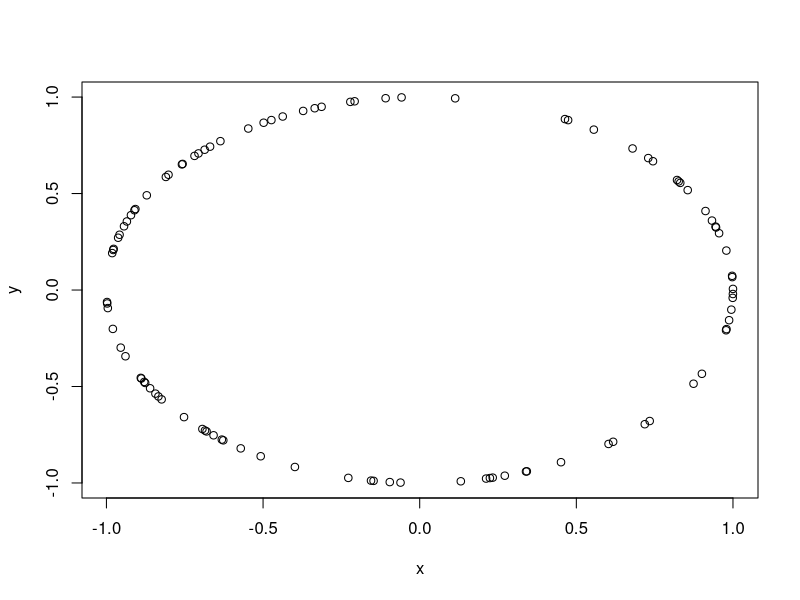
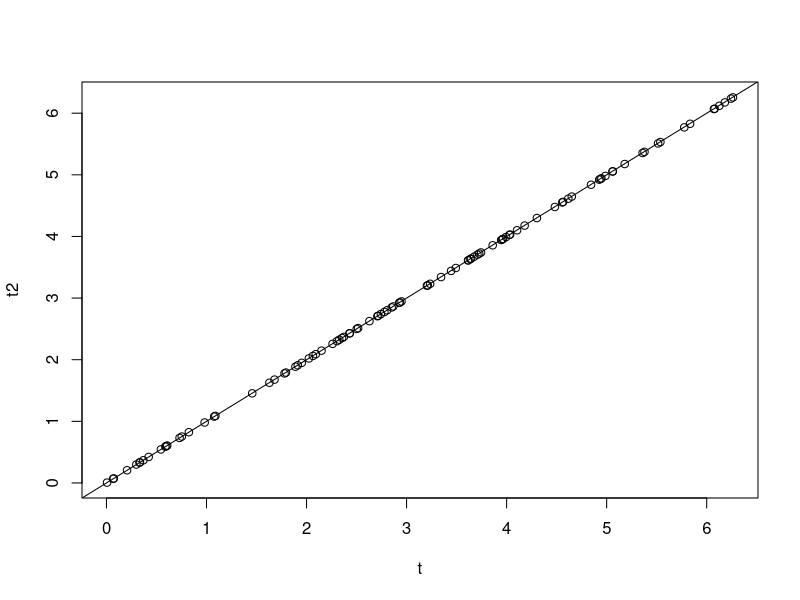

The R script that drew these images, in order: (Note: this script raises an error after producing the figures.)
num.sim=100
set.seed(111)
#curve
t<-runif(num.sim, 0, pi*2)
t<-sort(t)
x<-cos(t)
y<-sin(t)
xy<-cbind(x, y)
plot(x, y)
#line segment approximation
t2<-NULL
for ( j in 2:length(t)){
  t2[j-1]<-sqrt((abs(x[j]-x[j-1]))^2+(abs(y[j]-y[j-1]))^2)
}
t2<-cumsum(c(t[1],t2))
#t2<-(t2-mean(t2))/sqrt(var(t2))
#t<-(t-mean(t))/sqrt(var(t))
plot(t,t2)
abline(c(0,1))
#variance of the response variable
distance<-abs(outer(t ,t,"-"))
tau.p<-0.1
sigma.p<-1
vv2<-sigma.p*exp(-1*distance)
beta.p<-0
#simulation fo the response variable
z<-NULL
x0<-rep(1,num.sim)
set.seed(111)
z<-rmvnorm(1, beta.p%*%t(cbind(x0)),vv2+tau.p*diag(num.sim) )
#Variogram to get initial values for the full model and fixed values for the simplified model
curve<-data.frame(t(z))
vario <- variog(coords = cbind(t, rep(0,num.sim)), data = curve)
initial.values <-expand.grid(seq(0,1,l=5), seq(0,1,l=5))
fit <- variofit(vario, ini.cov.pars = initial.values,  cov.model = "exponential")
sigma<-fit$cov.pars[1]
phi<-fit$cov.pars[2]
tau<-fit$nugget
alpha <- tau/fit$cov.pars[1]
dev.off()
plot(vario)
lines(fit)
#Variogram to get initial values for the simple kriging
curve<-data.frame(t(z))
varios <- variog(coords = cbind(x, y), data = curve)
fits <- variofit(varios, ini.cov.pars = initial.values,  cov.model = "exponential")
sigmas<-fits$cov.pars[1]
phis<-fits$cov.pars[2]
taus<-fits$nugget+0.01
alphas <- taus/fits$cov.pars[1]
dev.off()
plot(varios)
lines(fits)
#prior distributions parameters for beta and sigma
p<-1
beta.prior.mean <- as.matrix(rep(0, times=p))
beta.prior.precision <- matrix(0, nrow=p, ncol=p)
sigma.sq.prior.shape <- 2
sigma.sq.prior.rate <-2
#choose the training and hold out samples
test<-seq(1,num.sim,4)
train<-(seq(1,num.sim,1)[-test])
n1<-length(train)
n2<-length(test)
#arc length model 2a
exact1 <- bayesGeostatExact(z[train]~1, n.samples=n.samples,
                            beta.prior.mean=beta.prior.mean,
                            beta.prior.precision=beta.prior.precision,
                            coords=cbind(t[train], rep(0,n1)), phi=phi, alpha=alpha,
                            sigma.sq.prior.shape=sigma.sq.prior.shape,
                            sigma.sq.prior.rate=sigma.sq.prior.rate)
#line segment approximation model 2b
exact2 <- bayesGeostatExact(z[train]~1, n.samples=n.samples,
                            beta.prior.mean=beta.prior.mean,
                            beta.prior.precision=beta.prior.precision,
                            coords=cbind(t2[train], rep(0,n1)), phi=phi, alpha=alpha,
                            sigma.sq.prior.shape=sigma.sq.prior.shape,
                            sigma.sq.prior.rate=sigma.sq.prior.rate)
exactsimple <- bayesGeostatExact(z[train]~1, n.samples=n.samples,
                                 beta.prior.mean=beta.prior.mean,
                                 beta.prior.precision=beta.prior.precision,
                                 coords=cbind(x[train], y[train]), phi=phis, alpha=alphas,
                                 sigma.sq.prior.shape=sigma.sq.prior.shape,
                                 sigma.sq.prior.rate=sigma.sq.prior.rate)
print(summary(exact1$p.samples))
print(summary(exact2$p.samples))
print(summary(exactsimple$p.samples))

beta02a<-(exact1$p.samples[,1])
sigma2a<-(exact1$p.samples[,2])
tau2a<-(exact1$p.samples[,3])
beta02b<-(exact2$p.samples[,1])
sigma2b<-(exact2$p.samples[,2])
tau2b<-(exact2$p.samples[,3])
beta0s<-(exactsimple$p.samples[,1])
sigmas<-(exactsimple$p.samples[,2])
taus<-(exactsimple$p.samples[,3])
#Predictoin using test sample model 2a
tpt<-c(t[train],t[test])
dista<-abs(outer(tpt,tpt,"-"))
v2<-vv.p2<-muhat2<-yhat<-uarc<-larc<-vector("list")
for(i in 1:n.samples){
  v2[[i]]<-sigma2a[i]*exp(-phi*dista)+tau2a[i]*diag(n1+n2)
  vv.p2[[i]]<- v2[[i]][(n1+1):(n2+n1), (n1+1):(n2+n1)]-(v2[[i]][(n1+1):(n2+n1), 1:n1])%*%
    chol2inv(chol(v2[[i]][1:n1,1:n1]))%*%(t(v2[[i]][(n1+1):(n2+n1), 1:n1]))
  muhat2[[i]]<-t(beta02a[i]%*%t(rep(1, (n2))))+(v2[[i]][(n1+1):(n2+n1), 1:n1])%*%
    chol2inv(chol(v2[[i]][1:n1,1:n1]))%*%t((t(z[train])-beta02a[i]%*%t(x0[1:n1])))
  set.seed(i)
  yhat[[i]]<-rmvnorm(1,muhat2[[i]],round(vv.p2[[i]],5))
  uarc[[i]]<-yhat[[i]]+1.96*sqrt(diag(vv.p2[[i]]))
  larc[[i]]<-yhat[[i]]-1.96*sqrt(diag(vv.p2[[i]]))
}
yhat.mat<-matrix(unlist(yhat), nrow=n.samples, ncol=n2, byrow=T)
uarc.mat<-matrix(unlist(uarc), nrow=n.samples, ncol=n2, byrow=T)
larc.mat<-matrix(unlist(larc), nrow=n.samples, ncol=n2, byrow=T)

predarc<-upperarc<-lowerarc<-NULL
for (i in 1:n2){
  predarc[i]<-mean(yhat.mat[,i])
  upperarc[i]<-mean(uarc.mat[,i])
  lowerarc[i]<-mean(larc.mat[,i])
}

#prediction test data model 2b
tp<-c(t2[train],t2[test])
distb<-abs(outer(tp,tp,"-"))
v<-vv.p<-muhat<-yhat2<-uline<-lline<-vector("list")
for(i in 1:n.samples){
  v[[i]]<-sigma2b[i]*exp(-phi*distb)+tau2b[i]*diag(n1+n2)
  vv.p[[i]]<- v[[i]][(n1+1):(n2+n1), (n1+1):(n2+n1)]-(v[[i]][(n1+1):(n2+n1), 1:n1])%*%
    chol2inv(chol(v[[i]][1:n1,1:n1]))%*%(t(v[[i]][(n1+1):(n2+n1), 1:n1]))
  muhat[[i]]<-t(beta02b[i]%*%t(rep(1, (n2))))+(v[[i]][(n1+1):(n2+n1), 1:n1])%*%
    chol2inv(chol(v[[i]][1:n1,1:n1]))%*%t((t(z[train])-beta02b[i]%*%t(x0[1:n1])))
  set.seed(i)
  yhat2[[i]]<-rmvnorm(1,muhat[[i]],vv.p[[i]])
  uline[[i]]<-yhat2[[i]]+1.96*sqrt(diag(vv.p[[i]]))
  lline[[i]]<-yhat2[[i]]-1.96*sqrt(diag(vv.p[[i]]))
}
yhatline.mat<-matrix(unlist(yhat2), nrow=n.samples, ncol=n2, byrow=T)
uline.mat<-matrix(unlist(uline), nrow=n.samples, ncol=n2, byrow=T)
lline.mat<-matrix(unlist(lline), nrow=n.samples, ncol=n2, byrow=T)

predline<-upperline<-lowerline<-NULL
for (i in 1:n2){
  predline[i]<-mean(yhatline.mat[,i])
  upperline[i]<-mean(uline.mat[,i])
  lowerline[i]<-mean(lline.mat[,i])
  
}

#prediction test data model simple
dist<-as.matrix(dist(data.frame(cbind(x,y)),upper=TRUE, diag=TRUE,method="euclidean"))
v<-vv.p<-muhat<-yhat2<-uline<-lline<-vector("list")
for(i in 1:n.samples){
  v[[i]]<-sigmas[i]*exp(-phis*dist)+taus[i]*diag(n1+n2)
  vv.p[[i]]<- v[[i]][(n1+1):(n2+n1), (n1+1):(n2+n1)]-(v[[i]][(n1+1):(n2+n1), 1:n1])%*%
    chol2inv(chol(v[[i]][1:n1,1:n1]))%*%(t(v[[i]][(n1+1):(n2+n1), 1:n1]))
  muhat[[i]]<-t(beta0s[i]%*%t(rep(1, (n2))))+(v[[i]][(n1+1):(n2+n1), 1:n1])%*%
    chol2inv(chol(v[[i]][1:n1,1:n1]))%*%t((t(z[train])-beta0s[i]%*%t(x0[1:n1])))
  set.seed(i)
  yhat2[[i]]<-rmvnorm(1,muhat[[i]],vv.p[[i]])
  uline[[i]]<-yhat2[[i]]+1.96*sqrt(diag(vv.p[[i]]))
  lline[[i]]<-yhat2[[i]]-1.96*sqrt(diag(vv.p[[i]]))
}
yhatline.mats<-matrix(unlist(yhat2), nrow=n.samples, ncol=n2, byrow=T)
uline.mats<-matrix(unlist(uline), nrow=n.samples, ncol=n2, byrow=T)
lline.mats<-matrix(unlist(lline), nrow=n.samples, ncol=n2, byrow=T)

predlines<-upperlines<-lowerlines<-NULL
for (i in 1:n2){
  predlines[i]<-mean(yhatline.mats[,i])
  upperlines[i]<-mean(uline.mats[,i])
  lowerlines[i]<-mean(lline.mats[,i])
  
}

plotCI(z[test], predline,ui=upperline, li=lowerline)
abline(0,1)
plotCI(z[test], predarc,ui=upperarc, li=lowerarc)
abline(0,1)
plotCI(z[test], predlines,ui=upperlines, li=lowerlines)
abline(0,1)
#Full hierarchical models 1a and 1b 
starting <- list("phi"=phi, "sigma.sq"=sigma, "tau.sq"=tau)
tuning <- list("phi"=0.1, "sigma.sq"=0.1, "tau.sq"=0.1)
priors.1 <- list("beta.Norm"=list(rep(0,p), diag(1000,p)),
                 "phi.Unif"=c(1, 3/0.1), "sigma.sq.IG"=c(2,2),
                 "tau.sq.IG"=c(2, 2))
#model 1a
sp.exact1 <-spLM(z[train]~1,
                 coords=cbind(t[train], rep(0,n1)), tuning=tuning, starting=starting, n.samples=n.samples,
                 priors=priors.1,cov.model="exponential")
#model 1b
sp.exact2 <-spLM(z[train]~1,
                 coords=cbind(t2[train], rep(0,n1)), tuning=tuning, starting=starting, n.samples=n.samples,
                 priors=priors.1,cov.model="exponential")
sp.exactsimple <-spLM(z[train]~1,
                      coords=cbind(x[train], y[train]), tuning=tuning, starting=starting, n.samples=n.samples,
                      priors=priors.1,cov.model="exponential")

burn.in <- 0.5*n.samples
m.11 <- spRecover(sp.exact1 , start=burn.in, verbose=FALSE)
m.12<- spRecover(sp.exact2 , start=burn.in, verbose=FALSE)
m.1simple<- spRecover(sp.exactsimple , start=burn.in, verbose=FALSE)

round(summary(m.11$p.theta.recover.samples)$quantiles,3)
round(summary(m.12$p.theta.recover.samples)$quantiles,3)
round(summary(m.11$p.beta.recover.samples)$quantiles,3)
round(summary(m.12$p.beta.recover.samples)$quantiles,3)

##Produce the posterior summaries
beta0sp1<-mean(m.11$p.beta.recover.samples[,1])
beta0sp2<-mean(m.12$p.beta.recover.samples[,1])
#Prediction using test data
pred.covars <- cbind(rep(1,(n2) ))
m.pred1 <- spPredict(m.11, pred.covars, 
                     pred.coords=cbind(t[test], rep(0,(n2))),
                     start=0.5*n.samples)
m.pred2 <- spPredict(m.12, pred.covars, 
                     pred.coords=cbind(t2[test], rep(0,(n2))),
                     start=0.5*n.samples)
m.predsimple <- spPredict(m.1simple, pred.covars, 
                          pred.coords=cbind(x[test], y[test]),
                          start=0.5*n.samples)
y.hatsimple <- as.numeric(apply(m.predsimple$p.y.predictive.samples, 1, mean))
y.hat1 <- as.numeric(apply(m.pred1$p.y.predictive.samples, 1, mean))
sigma.full1<-m.11$p.theta.recover.samples[,1]
tau.full1<-m.11$p.theta.recover.samples[,2]
phi.full1<-m.11$p.theta.recover.samples[,3]
beta.full1<-m.11$p.beta.recover.samples[,1]
y.hat2 <- as.numeric(apply(m.pred2$p.y.predictive.samples, 1, mean))
sigma.full2<-m.12$p.theta.recover.samples[,1]
tau.full2<-m.12$p.theta.recover.samples[,2]
phi.full2<-m.12$p.theta.recover.samples[,3]
beta.full2<-m.12$p.beta.recover.samples[,1]
#Credible intervals 
uline1<-uline2<-lline1<-lline2<-uarcfull<-larcfull<-ulinefull<-llinefull<-variance<-variance2<-NULL
v1<-vv.p1<-v2<-vv.p2<-vector("list")
for(j in 1:(n.samples*0.5)){
  v1[[j]]<-sigma.full1[j]*exp(-phi.full1[j]*dista)+tau.full1[j]*diag(n1+n2)
  vv.p1[[j]]<- v1[[j]][(n1+1):(n2+n1), (n1+1):(n2+n1)]-(v1[[j]][(n1+1):(n2+n1), 1:n1])%*%
    chol2inv(chol(v1[[j]][1:n1,1:n1]))%*%(t(v1[[j]][(n1+1):(n2+n1), 1:n1]))
  v2[[j]]<-sigma.full2[j]*exp(-phi.full2[j]*distb)+tau.full2[j]*diag(n1+n2)
  vv.p2[[j]]<- v2[[j]][(n1+1):(n2+n1), (n1+1):(n2+n1)]-(v2[[j]][(n1+1):(n2+n1), 1:n1])%*%
    chol2inv(chol(v2[[j]][1:n1,1:n1]))%*%(t(v2[[j]][(n1+1):(n2+n1), 1:n1]))
  uline1[[i]]<-1.96*sqrt(diag(vv.p1[[j]]))
  lline1[[i]]<- -1.96*sqrt(diag(vv.p1[[j]]))
  uline2[[i]]<-1.96*sqrt(diag(vv.p2[[j]]))
  lline2[[i]]<- -1.96*sqrt(diag(vv.p2[[j]]))
}

uline.mat1<-matrix(unlist(uline1), nrow=n.samples*0.5, ncol=n2, byrow=T)
lline.mat1<-matrix(unlist(lline1), nrow=n.samples*0.5, ncol=n2, byrow=T)
uline.mat2<-matrix(unlist(uline2), nrow=n.samples*0.5, ncol=n2, byrow=T)
lline.mat2<-matrix(unlist(lline2), nrow=n.samples*0.5, ncol=n2, byrow=T)
upperline1<-lowerline1<-upperline2<-lowerline2<-NULL
for (i in 1:n2){
  upperline1[i]<- mean(uline.mat1[,i])+ y.hat1[i]
  lowerline1[i]<- y.hat1[i]+mean(lline.mat1[,i])
  upperline2[i]<-mean(uline.mat2[,i])+ y.hat2[i]
  lowerline2[i]<- y.hat2[i]+mean(lline.mat2[,i])
}
#G+P=D
v1a<-v1b<-v2a<-v2b<-vs<-vector("list")
yhat1a<-yhat1b<-yhat2a<-yhat2b<-yhats<-matrix(0,nrow=(0.5*n.samples), ncol=num.sim)
for(j in 1:(0.5*n.samples)){
    v1a[[j]]<-sigma.full1[j]*exp(-phi.full1[j]*dista)+tau.full1[j]*diag(num.sim)
    yhat1a[j,1:num.sim]<-rmvnorm(1,rep(beta.full1[j],num.sim),v1a[[j]])
    v1b[[j]]<-sigma.full2[j]*exp(-phi.full2[j]*distb)+tau.full2[j]*diag(num.sim)
    yhat1b[j,1:num.sim]<-rmvnorm(1,rep(beta.full2[j],num.sim),v1b[[j]])
    v2a[[j]]<-sigma2a[j+2400]*exp(-phi*dista)+tau2a[j+2400]*diag(num.sim)
    yhat2a[j,1:num.sim]<-rmvnorm(1,rep(beta02a[j+2400],num.sim),v2a[[j]])
    v2b[[j]]<-sigma2b[j+2400]*exp(-phi*distb)+tau2b[j+2400]*diag(num.sim)
    yhat2b[j,1:num.sim]<-rmvnorm(1,rep(beta02b[j+2400],num.sim),v2b[[j]])
    vs[[j]]<-sigmas[j+2400]*exp(-phi*dist)+taus[j+2400]*diag(num.sim)
    yhats[j,1:num.sim]<-rmvnorm(1,rep(beta0s[j+2400],num.sim),vs[[j]])
}
plot(density(yhat2b))
murep1a<-apply(yhat1a,2 , mean)
murep1b<-apply(yhat1b,2 , mean)
murep2a<-apply(yhat2a,2 , mean)
murep2b<-apply(yhat2b,2 , mean)
mureps<-apply(yhats,2 , mean)
P1a<-apply(yhat1a,2 , var)
P1b<-apply(yhat1b,2 , var)
P2a<-apply(yhat2a,2 , var)
P2b<-apply(yhat2b,2 , var)
Ps<-apply(yhats,2 , var)
G1a<-sum((z[c(train,test)]-murep1a)^2)
G1b<-sum((z[c(train,test)]-murep1b)^2)
G2a<-sum((z[c(train,test)]-murep2a)^2)
G2b<-sum((z[c(train,test)]-murep2b)^2)
Gs<-sum((z[c(train,test)]-mureps)^2)
D1a<-sum(P1a)+G1a
D1b<-sum(P1b)+G1b
D2a<-sum(P2a)+G2a
D2b<-sum(P2b)+G2b
Ds<-sum(Ps)+Gs
D1a
D1b
D2a
D2b
Ds
#Kullback-Liberur
kl1a<-kl1b<-kl2a<-kl2b<-kls<-NULL
v0<-vv2[c(train,test),c(train,test)]+tau.p*diag(num.sim)
for(j in 1:(0.5*n.samples)){
  v1a[[j]]<-sigma.full1[j]*exp(-phi.full1[j]*dista)+tau.full1[j]*diag(num.sim)
  kl1a[j]<-tr(solve(v1a[[j]])%*%(v0))+t(rep(beta.full1[j],num.sim))%*%
    solve(v1a[[j]])%*%(rep(beta.full1[j],num.sim))-num.sim+log(det(v1a[[j]]))-log(det(v0))
  v1b[[j]]<-sigma.full2[j]*exp(-phi.full2[j]*distb)+tau.full2[j]*diag(num.sim)
  kl1b[j]<-tr(solve(v1b[[j]])%*%(v0))+t(rep(beta.full2[j],num.sim))%*%
    solve(v1b[[j]])%*%(rep(beta.full2[j],num.sim))-num.sim+log(det(v1b[[j]]))-log(det(v0))
  v2a[[j]]<-sigma2a[j+2400]*exp(-phi*dista)+tau2a[j+2400]*diag(num.sim)
  kl2a[j]<-tr(solve(v2a[[j]])%*%(v0))+t(rep(beta02a[j+2400],num.sim))%*%
    solve(v2a[[j]])%*%rep(beta02a[j+2400],num.sim)-num.sim+log(det(v2a[[j]]))-log(det(v0))
  v2b[[j]]<-sigma2b[j+2400]*exp(-phi*distb)+tau2b[j+2400]*diag(num.sim)
  kl2b[j]<-tr(solve(v2b[[j]])%*%(v0))+t(rep(beta02b[j+2400],num.sim))%*%
    solve(v2b[[j]])%*%rep(beta02b[j+2400],num.sim)-num.sim+log(det(v2b[[j]]))-log(det(v0))
  vs[[j]]<-sigmas[j+2400]*exp(-phi*dist)+taus[j+2400]*diag(num.sim)
  kls[j]<-tr(solve(vs[[j]])%*%(v0))+t(rep(beta0s[j+2400],num.sim))%*%
    solve(vs[[j]])%*%rep(beta0s[j+2400],num.sim)-num.sim+log(det(vs[[j]]))-log(det(v0))}
print(meankl1a<-0.5*mean(kl1a))
print(meankl1b<-0.5*mean(kl1b))
print(meankl2a<-0.5*mean(kl2a))
print(meankl2b<-0.5*mean(kl2b))
print(meankls<-0.5*mean(kls))
plot(density(kl2b))
#Plots with 95%CI
quartz()
layout(matrix(c(1,1,1,1,1,0,2,2,2,2,2,3,3,3,3,3,0,4,4,4,4,4,0,0,0,5,5,5,5,5,0,0,0), 3, 11, byrow = TRUE))
plotCI(z[test], y.hat1,ui=upperline1, li=lowerline1,xlab="True", ylab="Predicted",
       main="Model 1a",
       cex.main=0.9,cex=0.9)
abline(0,1)
plotCI(z[test], y.hat2,ui=upperline2, li=lowerline2,xlab="True", ylab="Predicted",
       main="Model 1b",
       cex.main=0.9,cex=0.9)
abline(0,1)
plotCI(z[test], predarc,ui=upperarc, li=lowerarc,xlab="True", ylab="Predicted",
       main="Model 2a",
       cex.main=0.9,cex=0.9)
abline(0,1)
plotCI(z[test], predline,ui=upperline, li=lowerline,xlab="True", ylab="Predicted",
       main="Model 2b",
       cex.main=0.9,cex=0.9)
abline(0,1)
plotCI(z[test], predlines,ui=upperlines, li=lowerlines,xlab="True", ylab="Predicted",
       main="Simple Kriging",
       cex.main=0.9,cex=0.9)
abline(0,1)
plot(z[test],y.hatsimple)
abline(0,1)
#mean square error
mse2a<-sum((z[test]-predline)^2)/n2
mse2b<-sum((z[test]-predarc)^2)/n2
mse2s<-sum((z[test]-predlines)^2)/n2
mse1a<-sum((z[test]-y.hat1)^2)/n2
mse1b<-sum((z[test]-y.hat2)^2)/n2
